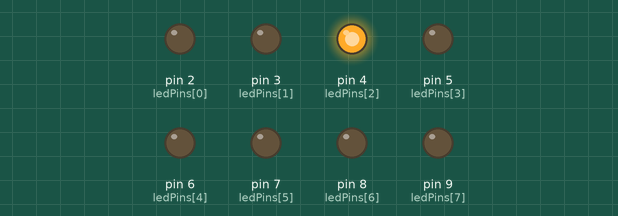
Bench run of a sketch on a simulated Arduino Uno, built with avr-gcc and run on an emulated ATmega328P. Shown: output pins drawn as LEDs (lit = HIGH). Random numbers use the default seed unless the sketch sets one.

Above: at 0.4 s.
At 8.35 s:
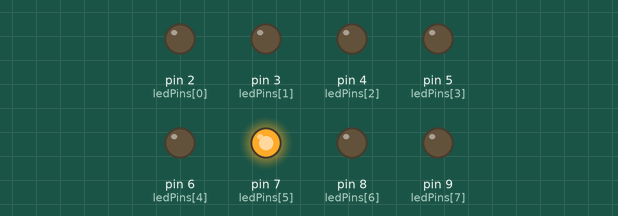
At 14.81 s:
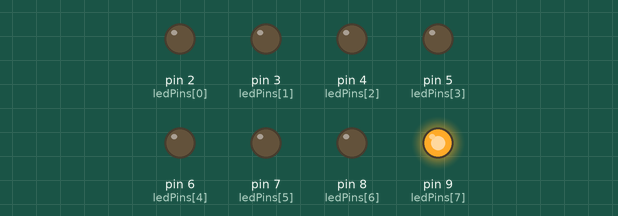
At 21.87 s:
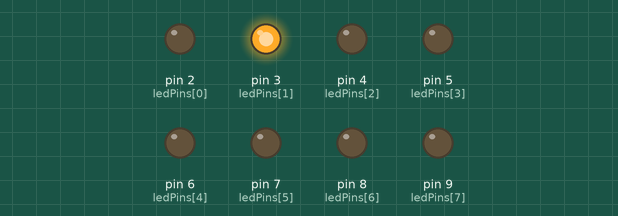
At 25.77 s:
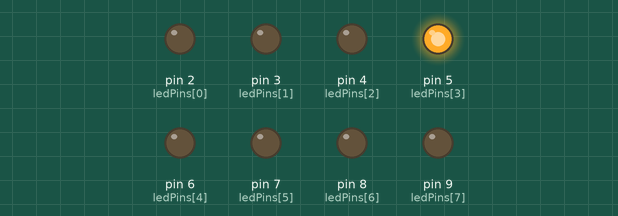
At 39.54 s:
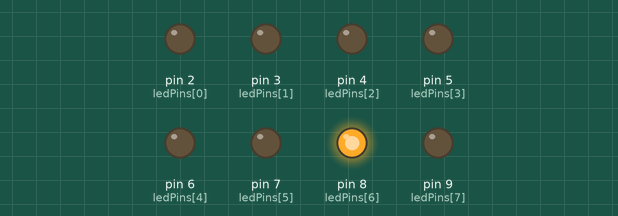
Timing chart, 0 to 40.0 s (numbered marks = the images above):
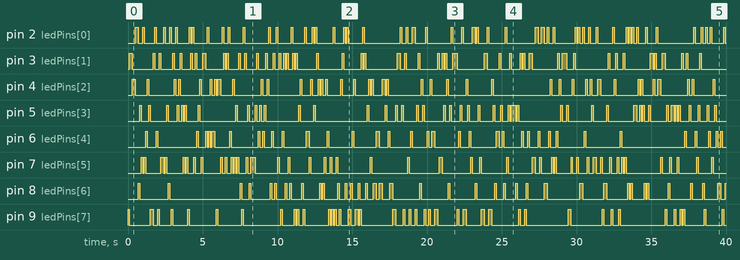

Measured:
- by itself, pin 2 (ledPins[0]): LOW → HIGH at 0.50 s, → LOW 0.20 s later, → HIGH 0.30 s later, → LOW 0.10 s later, … (106 changes in this stretch)
- by itself, pin 3 (ledPins[1]): LOW → HIGH at 0.10 s, → LOW 0.20 s later, → HIGH 1.4 s later, → LOW 0.10 s later, … (98 changes in this stretch)
- by itself, pin 4 (ledPins[2]): LOW → HIGH at 0.30 s, → LOW 0.20 s later, → HIGH 0.80 s later, → LOW 0.10 s later, … (82 changes in this stretch)
- by itself, pin 5 (ledPins[3]): LOW → HIGH at 0.80 s, → LOW 0.10 s later, → HIGH 0.50 s later, → LOW 0.10 s later, … (92 changes in this stretch)
- by itself, pin 6 (ledPins[4]): LOW → HIGH at 1.2 s, → LOW 0.10 s later, → HIGH 0.60 s later, → LOW 0.10 s later, … (70 changes in this stretch)
- by itself, pin 7 (ledPins[5]): LOW → HIGH at 0.90 s, → LOW 0.10 s later, → HIGH 0.10 s later, → LOW 0.10 s later, … (90 changes in this stretch)
- by itself, pin 8 (ledPins[6]): LOW → HIGH at 0.70 s, → LOW 0.10 s later, → HIGH 1.9 s later, → LOW 0.10 s later, … (75 changes in this stretch)
- by itself, pin 9 (ledPins[7]): LOW → HIGH at 0.00 s, → LOW 0.10 s later, → HIGH 1.4 s later, → LOW 0.20 s later, … (82 changes in this stretch)

The sketch:

LEDSeries.ino
```cpp
int ledPins[] = {2,3,4,5,6,7,8,9};

void setup() {
  int index;

  for(index = 0; index <= 7; index++) {
    pinMode(ledPins[index],OUTPUT);
  }
}

void loop() {
  // This loop() calls functions that we've written further below.
  // We've disabled some of these by commenting them out (putting
  // "//" in front of them). To try different LED displays, remove
  // the "//" in front of the ones you'd like to run, and add "//"
  // in front of those you don't to comment out (and disable) those
  // lines.

  //oneAfterAnotherNoLoop();  // Light up all the LEDs in turn

  //oneAfterAnotherLoop();  // Same as oneAfterAnotherNoLoop,
                            // but with much less typing

  //oneOnAtATime();         // Turn on one LED at a time,
                            // scrolling down the line

  //pingPong();             // Light the LEDs middle to the edges

  //marquee();              // Chase lights like you see on signs

  randomLED();            // Blink LEDs randomly
}

void oneAfterAnotherNoLoop() {
  int delayTime = 100;

  digitalWrite(ledPins[0], HIGH);  //Turns on LED #0 (pin 2)
  delay(delayTime);                //wait delayTime milliseconds
  digitalWrite(ledPins[1], HIGH);  //Turns on LED #1 (pin 3)
  delay(delayTime);                //wait delayTime milliseconds
  digitalWrite(ledPins[2], HIGH);  //Turns on LED #2 (pin 4)
  delay(delayTime);                //wait delayTime milliseconds
  digitalWrite(ledPins[3], HIGH);  //Turns on LED #3 (pin 5)
  delay(delayTime);                //wait delayTime milliseconds
  digitalWrite(ledPins[4], HIGH);  //Turns on LED #4 (pin 6)
  delay(delayTime);                //wait delayTime milliseconds
  digitalWrite(ledPins[5], HIGH);  //Turns on LED #5 (pin 7)
  delay(delayTime);                //wait delayTime milliseconds
  digitalWrite(ledPins[6], HIGH);  //Turns on LED #6 (pin 8)
  delay(delayTime);                //wait delayTime milliseconds
  digitalWrite(ledPins[7], HIGH);  //Turns on LED #7 (pin 9)
  delay(delayTime);                //wait delayTime milliseconds

  // turn all the LEDs off:

  digitalWrite(ledPins[7], LOW);   //Turn off LED #7 (pin 9)
  delay(delayTime);                //wait delayTime milliseconds
  digitalWrite(ledPins[6], LOW);   //Turn off LED #6 (pin 8)
  delay(delayTime);                //wait delayTime milliseconds
  digitalWrite(ledPins[5], LOW);   //Turn off LED #5 (pin 7)
  delay(delayTime);                //wait delayTime milliseconds
  digitalWrite(ledPins[4], LOW);   //Turn off LED #4 (pin 6)
  delay(delayTime);                //wait delayTime milliseconds
  digitalWrite(ledPins[3], LOW);   //Turn off LED #3 (pin 5)
  delay(delayTime);                //wait delayTime milliseconds
  digitalWrite(ledPins[2], LOW);   //Turn off LED #2 (pin 4)
  delay(delayTime);                //wait delayTime milliseconds
  digitalWrite(ledPins[1], LOW);   //Turn off LED #1 (pin 3)
  delay(delayTime);                //wait delayTime milliseconds
  digitalWrite(ledPins[0], LOW);   //Turn off LED #0 (pin 2)
  delay(delayTime);                //wait delayTime milliseconds
}

void oneAfterAnotherLoop() {
  int index;
  int delayTime = 100;

  for(index = 0; index <= 7; index++) {
    digitalWrite(ledPins[index], HIGH);
    delay(delayTime);
  }

  for(index = 7; index >= 0; index--) {
    digitalWrite(ledPins[index], LOW);
    delay(delayTime);
  }
}

void oneOnAtATime() {
  int index;
  int delayTime = 100;

  for(index = 0; index <= 7; index++) {
    digitalWrite(ledPins[index], HIGH);
    delay(delayTime);
    digitalWrite(ledPins[index], LOW);
  }
}

void pingPong() {
  int index;
  int delayTime = 100;

  for(index = 0; index <= 7; index++) {
    onOff(ledPins[index], delayTime);
  }

  for(index = 7; index >= 0; index--) {
    onOff(ledPins[index], delayTime);
  }
}

void onOff(int pin, int delayTime) {
  digitalWrite(pin, HIGH);
  delay(delayTime);
  digitalWrite(pin, LOW);
}

void marquee() {
  int index;
  int delayTime = 100;

  for(index = 0; index <= 3; index++) {
    digitalWrite(ledPins[index], HIGH);
    digitalWrite(ledPins[index+4], HIGH);
    delay(delayTime);
    digitalWrite(ledPins[index], LOW);
    digitalWrite(ledPins[index+4], LOW);
  }
}

void randomLED() {
  int index;
  int delayTime;

  index = random(8);
  delayTime = 100;

  digitalWrite(ledPins[index], HIGH);
  delay(delayTime);
  digitalWrite(ledPins[index], LOW);
}
```
